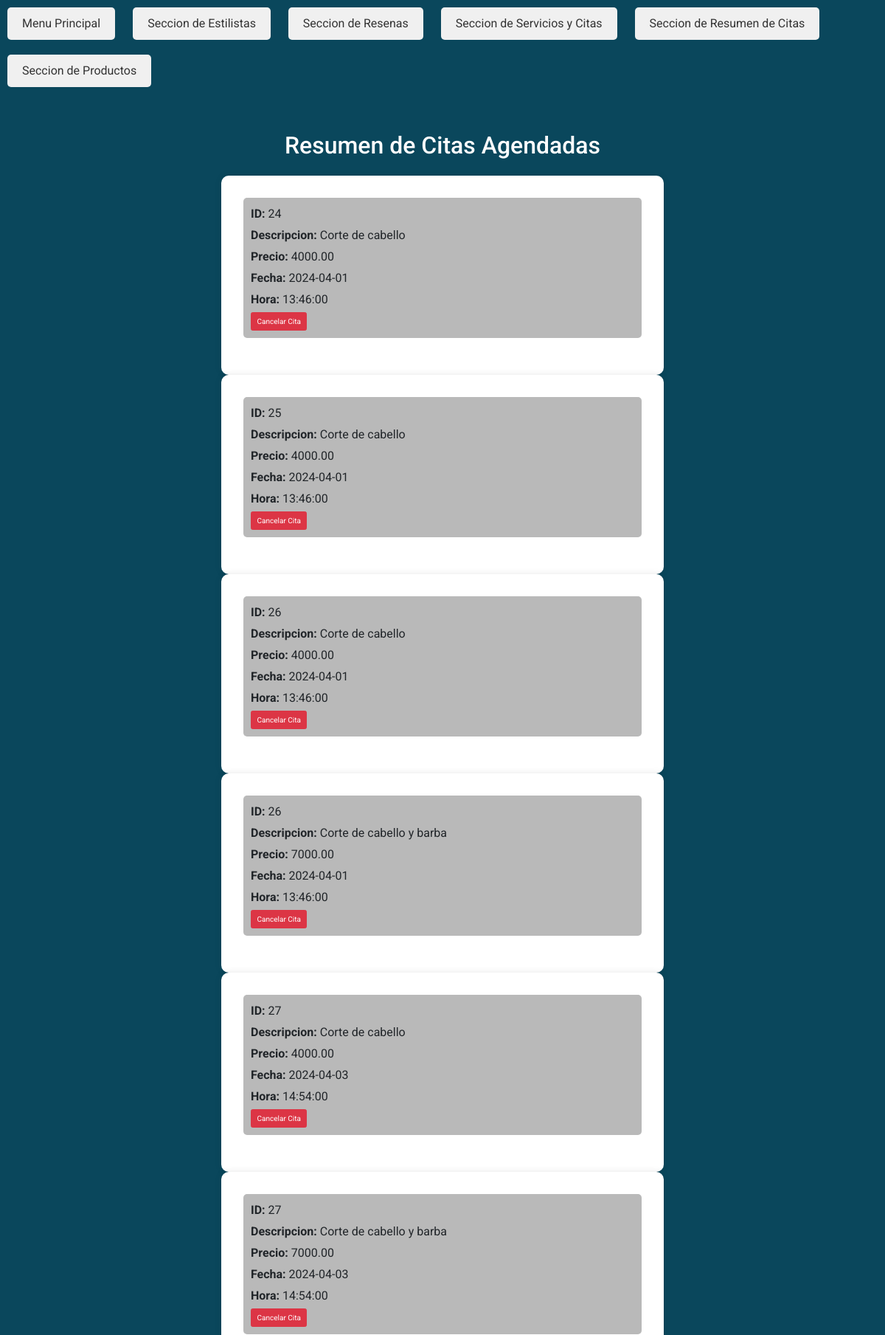
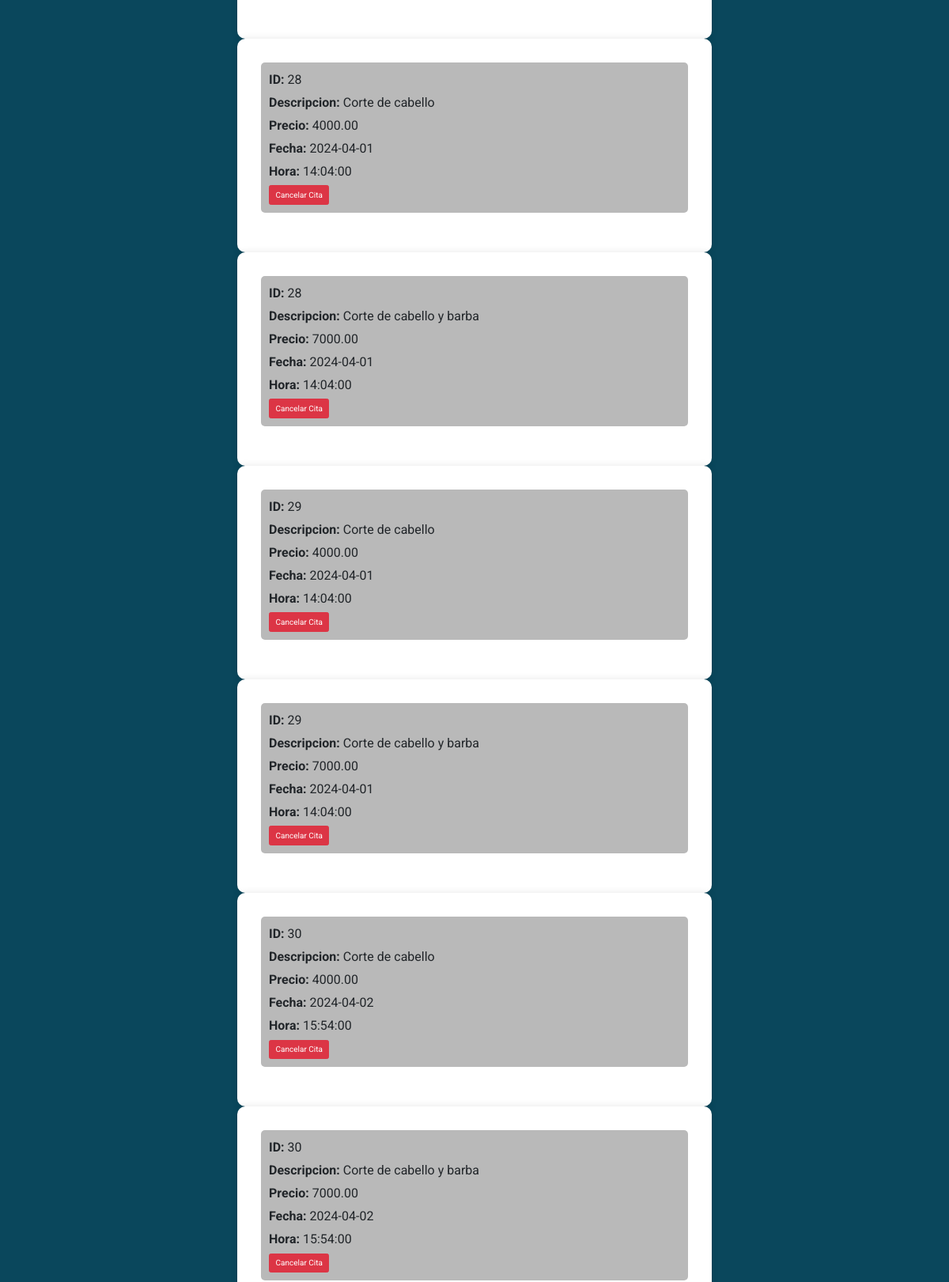
The app's page /resumenCitas.php (upper part) with its own data (2 pictures, top to bottom).
### tables this page shows
CREATE TABLE `citas` (
  `CitaID` int(11) NOT NULL,
  `ClienteID` int(11) DEFAULT NULL,
  `Fecha` date DEFAULT NULL,
  `Hora` time DEFAULT NULL
);

CREATE TABLE `servicios` (
  `ServicioID` int(11) NOT NULL,
  `Nombre` varchar(100) DEFAULT NULL,
  `Precio` decimal(10,2) DEFAULT NULL
);

### resumenCitas.php (called while the page is built)
<?php
  require_once "include/templates/head.php"
?>
<?php
  include "include/templates/cuerpoResumenCitas.php"
?>
<?php
  include "include/templates/footer.php"
?>

### DAL/cita.php (called while the page is built, shortened)
<?php
function getArray($sql) {
    try {
        $nConexion = Conectar();
        if(mysqli_set_charset($nConexion, "utf8")){
            if(!$result = mysqli_query($nConexion, $sql)) die();
            $retorno = array();
            while ($row = mysqli_fetch_assoc($result)) {
                $retorno[] = $row;
            }
        }
    } catch (\Throwable $th) {
        echo $th;
    }finally{
        Desconectar($nConexion);
    }
    return $retorno;
}

### include/templates/cuerpoResumenCitas.php (the view, shortened to what this page needs)
<?php
require_once "DAL/cita.php";
$query = "SELECT c.CitaID, s.Nombre, s.Precio, c.Fecha, c.Hora
FROM citas AS c
INNER JOIN citasservicios AS cs ON cs.CitaID = c.CitaID
INNER JOIN servicios AS s ON s.ServicioID = cs.ServicioID";
$resultadosQuery = getArray($query);
?>
<main>
    <h1>Resumen de Citas Agendadas</h1>
    <?php foreach ($resultadosQuery as $resultado) : ?>
        <form method="POST" id="formularioEliminar">
        <div class="estilista" id="estilista-<?php echo $resultado['CitaID']; ?>">
            <div>
                <p><strong>ID:</strong> <?php echo $resultado['CitaID']; ?> </p>
                <p><strong>Descripcion:</strong> <?php echo $resultado['Nombre']; ?> </p>
                <p><strong>Precio:</strong> <?php echo $resultado['Precio']; ?> </p>
                <p><strong>Fecha:</strong> <?php echo $resultado['Fecha']; ?> </p>
                <p><strong>Hora:</strong> <?php echo $resultado['Hora']; ?> </p>
                <div class="action-buttons">
                    <button class="btn btn-danger botones" type="submit">Cancelar Cita</button>
                </div>
            </div>
        </div>
        </form>
    <?php endforeach; ?>
</main>

### css/style.css (style rules this page uses)
:root { --fuentePrincipal: 'Roboto', cursive; --primario: #0A475C; --secundario: #42BEA5; --gris: #B9B9B9; --blanco: #FFF; }
html { font-size: 62.5%; box-sizing: border-box; height: 100%; }
*, *:before, *:after { box-sizing: inherit; }
body { font-family: var(--fuentePrincipal); background-color: var(--primario); font-size: 1.6rem; line-height: 1.5; }
h1 { text-align: center; margin-top: 50px; color: var(--blanco); }
p { margin-bottom: 5px; }
form { width: 50%; margin: 0 auto; background-color: #fff; padding: 30px; border-radius: 10px; box-shadow: 0px 0px 10px rgba(0, 0, 0, 0.1); }
.estilista { display: flex; align-items: center; margin-bottom: 20px; padding: 10px; background-color: var(--gris); border-radius: 5px; }

### records on screen
citas: CitaID "24", servicios.Nombre "Corte de cabello", servicios.Precio "4000.00", Fecha "2024-04-01", Hora "13:46:00"
citas: CitaID "25", servicios.Nombre "Corte de cabello", servicios.Precio "4000.00", Fecha "2024-04-01", Hora "13:46:00"
citas: CitaID "26", servicios.Nombre "Corte de cabello", servicios.Precio "4000.00", Fecha "2024-04-01", Hora "13:46:00", servicios.Nombre "Corte de cabello y barba", servicios.Precio "7000.00"
citas: CitaID "27", servicios.Nombre "Corte de cabello", servicios.Precio "4000.00", Fecha "2024-04-03", Hora "14:54:00", servicios.Nombre "Corte de cabello y barba", servicios.Precio "7000.00"
citas: CitaID "28", servicios.Nombre "Corte de cabello", servicios.Precio "4000.00", Fecha "2024-04-01", Hora "14:04:00", servicios.Nombre "Corte de cabello y barba", servicios.Precio "7000.00"
citas: CitaID "29", servicios.Nombre "Corte de cabello", servicios.Precio "4000.00", Fecha "2024-04-01", Hora "14:04:00", servicios.Nombre "Corte de cabello y barba", servicios.Precio "7000.00"
citas: CitaID "30", servicios.Nombre "Corte de cabello", servicios.Precio "4000.00", Fecha "2024-04-02", Hora "15:54:00", servicios.Nombre "Corte de cabello y barba", servicios.Precio "7000.00"
